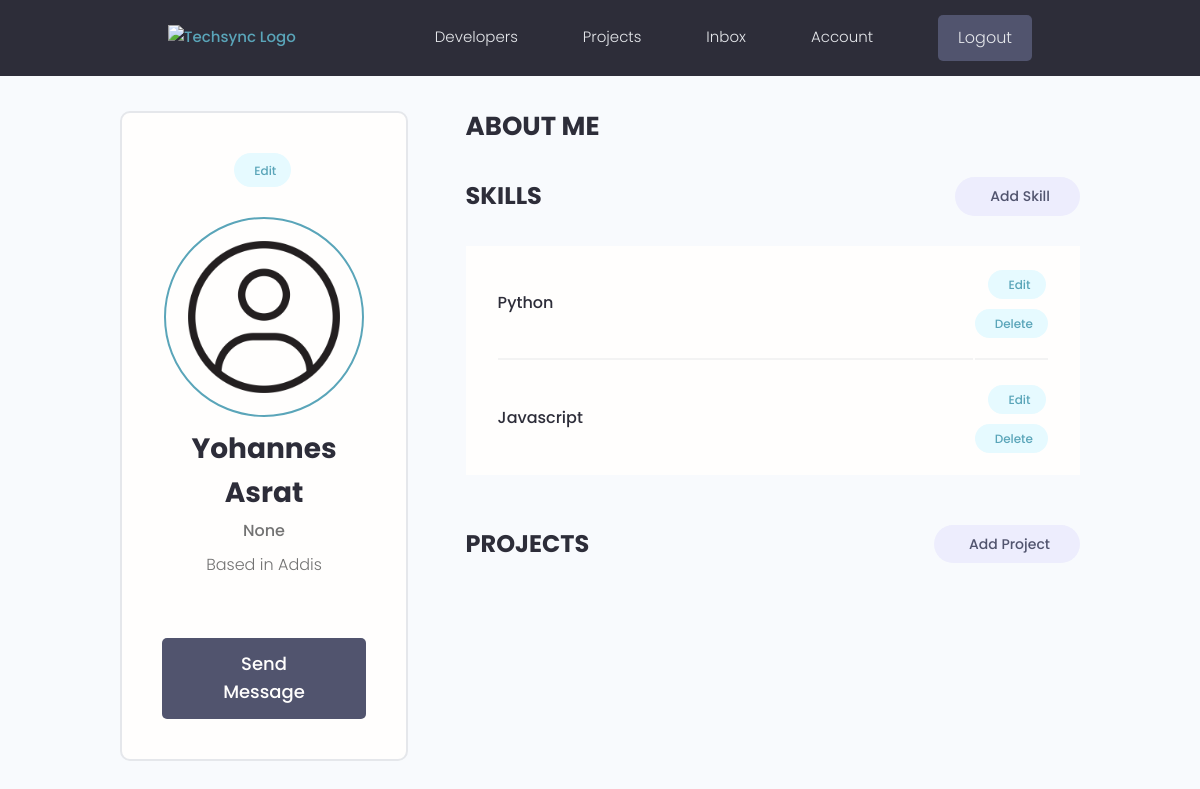
The page /account/ (signed in) on the database as committed earlier.
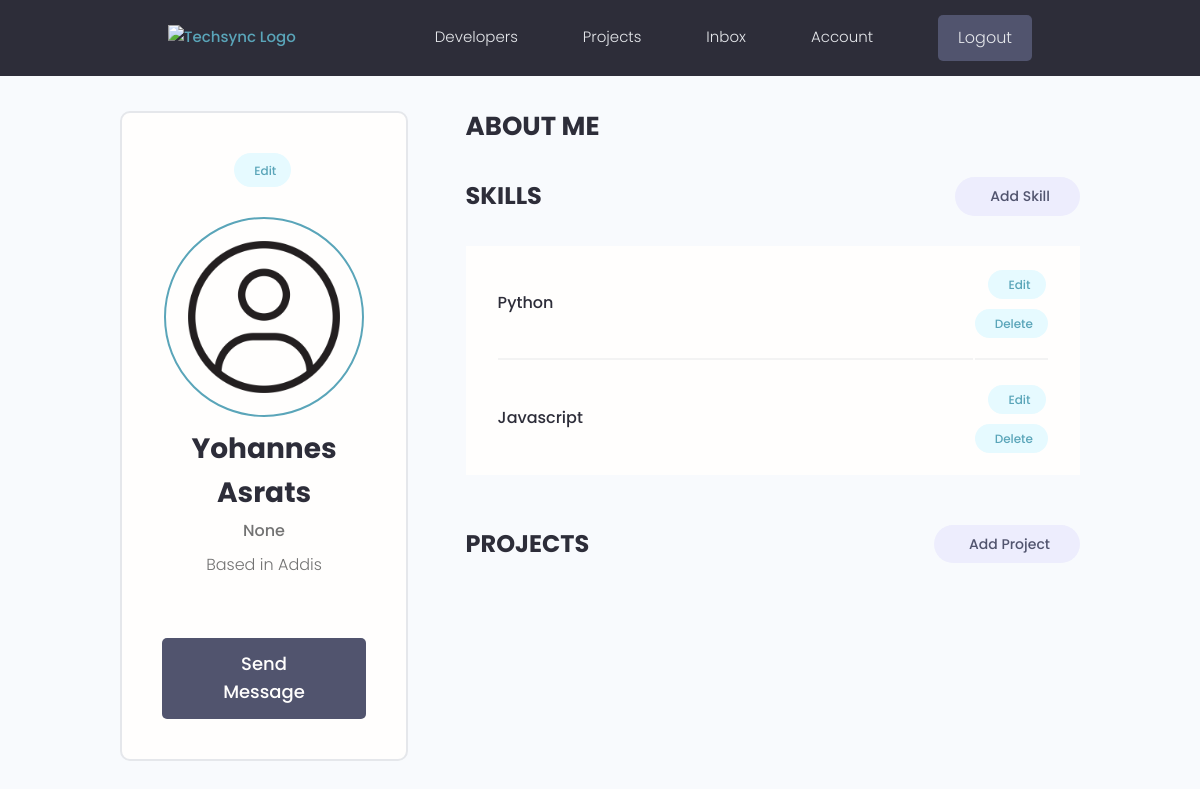
The same page on the database as committed later.
### users/models.py (models this page shows, shortened)
class Profile(models.Model):
    id = models.UUIDField(default=uuid.uuid4, primary_key=True, unique=True, editable=False, )
    user = models.OneToOneField(User, on_delete=models.CASCADE,null=True,blank=True)
    name = models.CharField(max_length=200, blank=True,null=True)
    username = models.CharField(max_length=200, blank=True,null=True,unique=True)
    headline = models.CharField(max_length=200, blank=True,null=True)
    about = models.TextField(blank=True, null=True)
    location = models.CharField(max_length=200, blank=True,null=True)
    profile_image = models.ImageField(null=True, blank=True,upload_to='profiles', default='default_profile.png')
    github_link = models.CharField(max_length=200, blank=True,null=True)
    twitter_link = models.CharField(max_length=200, blank=True,null=True)
    linkedin_link = models.CharField(max_length=200, blank=True,null=True)
    personal_link = models.CharField(max_length=200, blank=True,null=True)
    created_at = models.DateTimeField(auto_now_add=True)

### users/views.py (the view)
# urls.py: path('account/', views.userAccount, name='user-account'),
@login_required(login_url='login')
def userAccount(request):
    profile = request.user.profile
    skills = profile.skill_set.all()
    projects = profile.project_set.all()
    context = {
        'profile': profile,
        'skills': skills,
        'projects': projects,
    }
    return render(request, 'users/account.html', context)

### templates/users/account.html (shortened to what this page needs)
{% extends "main/main.html" %}
  {% block content %}
  <main class="settingsPage profile my-md">
    <div class="container">
      <div class="layout">
        <div class="column column--1of3">
          <div class="card text-center">
            <div class="card__body dev">
              <a class="tag tag--pill tag--main settings__btn" href="{% url 'edit-account' %}"> Edit</a>
              <img class="avatar avatar--xl dev__avatar" src="{{ profile.profile_image.url }}" />
              <h2 class="dev__name">{{profile.name}}</h2>
              <p class="dev__title">{{profile.headline}}</p>
              <p class="dev__location">Based in {{profile.location}}</p>
              <a href="#" class="btn btn--sub btn--lg">Send Message </a>
            </div>
          </div>
        </div>
        <div class="column column--2of3">
          <div class="devInfo">
            <h3 class="devInfo__title">About Me</h3>
          </div>
          <div class="settings">
            <h3 class="settings__title">Skills</h3>
            <a class="tag tag--pill tag--sub settings__btn tag--lg" href="#"> Add Skill</a>
          </div>
          <table class="settings__table">
            {% for skill in skills %}
            <tr>
              <td class="settings__tableInfo">
                <h4>{{skill.name}}</h4>
              </td>
              <td class="settings__tableActions">
                <a class="tag tag--pill tag--main settings__btn" href="#"> Edit</a>
                <a class="tag tag--pill tag--main settings__btn" href="#">
                  Delete</a>
              </td>
            </tr>
            {% endfor %}
          </table>
          <div class="settings">
            <h3 class="settings__title">Projects</h3>
            <a class="tag tag--pill tag--sub settings__btn tag--lg" href="#"> Add Project</a>
          </div>
        </div>
      </div>
    </div>
  </main>
  {% endblock content %}

Rows that differ between the two databases and show on the page:
changed Profile "None": name "Yohannes Asrat" → "Yohannes Asrats"
